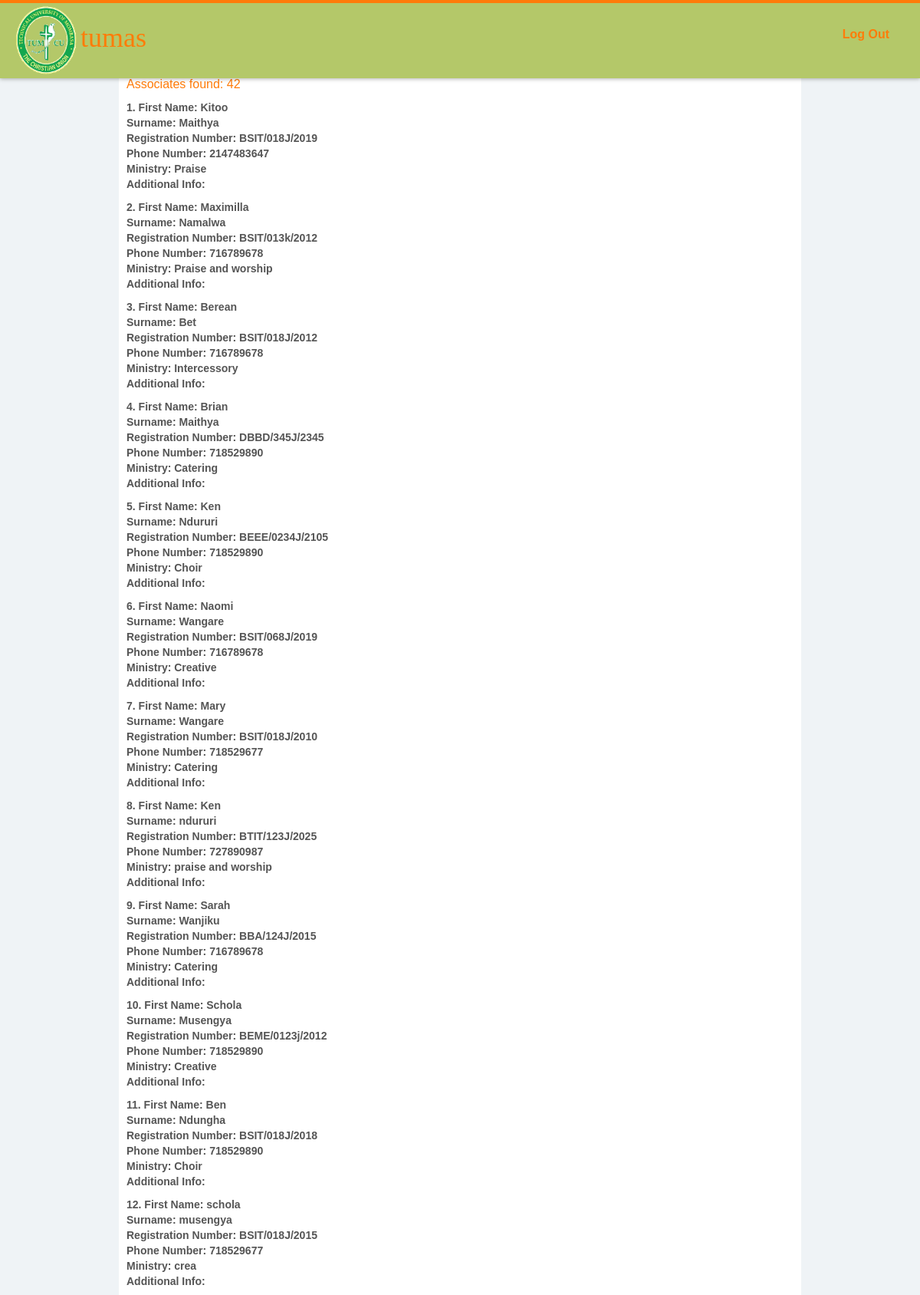
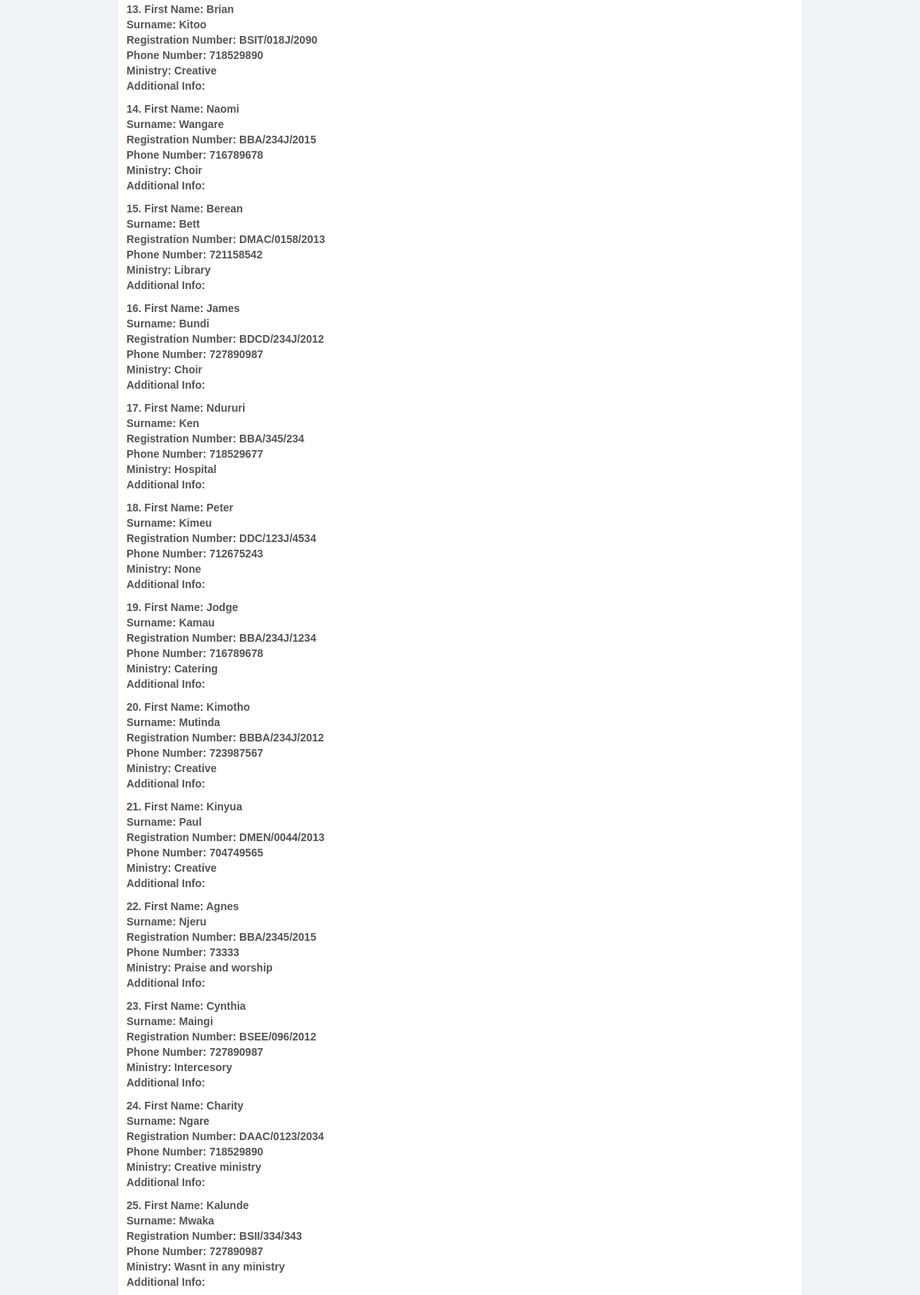
The app's page /admin/available_associates.php (upper part) with its own data (2 pictures, top to bottom).
### tables this page shows
CREATE TABLE IF NOT EXISTS `tumas_associates` (
  `id` int(7) NOT NULL AUTO_INCREMENT,
  `fname` varchar(50) NOT NULL,
  `sname` varchar(20) NOT NULL,
  `reg_number` varchar(20) NOT NULL,
  `year_completed` int(4) NOT NULL,
  `phone_number` int(15) NOT NULL,
  `ministry` varchar(50) NOT NULL,
  PRIMARY KEY (`id`),
  UNIQUE KEY `reg_number` (`reg_number`)
);

### admin/available_associates.php (the view, shortened to what this page needs)
<div class="all_associates">
   <h4>Kindly view associates in the system</h4>
	    <?php
	         require('layout/header.php');
			$query = "select * from tumas_associates";
			$result = mysql_query($query);
			$num_results = mysql_num_rows($result);
			echo "<p>Associates found: ".$num_results."</p>";
			for ($i=0; $i <$num_results; $i++)
			{
			 $row = mysql_fetch_array($result);
			echo "<h5><strong>".($i+1).". First Name: ";
	         echo htmlspecialchars( stripslashes($row["fname"]));
			echo "</strong><br>Surname: ";
			echo htmlspecialchars (stripslashes($row["sname"]));
			echo "<br>Registration Number: ";
			echo htmlspecialchars (stripslashes($row["reg_number"]));
			echo "<br>Phone Number: ";
			echo htmlspecialchars (stripslashes($row["phone_number"]));
			echo "<br>Ministry: ";
			echo htmlspecialchars (stripslashes($row["ministry"]));
			echo "<br>Additional Info: ";
			}
	   ?>
   </div>

### admin/styles.css (style rules this page uses)
p { color:#FF7C09; }

### admin/assets/css/style.css (style rules this page uses)
html { color:#fff; }
body { text-align: left; font-family: 'PT Sans', Helvetica, Arial, sans-serif; color: #555; font-size: 16px; font-weight: 400; background: #f4f4f4; }
strong { font-weight: 700; }
body { background:#eff3f6; }
.all_associates { margin: 30px auto; background-color:#ffffff; width:880px; padding-left:10px; border-bottom:5px solid #FF7C09; box-shadow:1px 1px 1px rgba(0, 0, 0, 0.06) inset,; }
.all_associates h4 { padding-top:40px; font-weight: bold; font-size: 30px; text-align: center; font-family: Arial, Helvetica, sans-serif; text-shadow:2px 3px 3px rgba(0, 0, 0, 0.06) inset, }

### records on screen
tumas_associates: fname "Kitoo", sname "Maithya", reg_number "BSIT/018J/2019", phone_number "2147483647", ministry "Praise"
tumas_associates: fname "Maximilla", sname "Namalwa", reg_number "BSIT/013k/2012", phone_number "716789678", ministry "Praise and worship"
tumas_associates: fname "Berean", sname "Bet", reg_number "BSIT/018J/2012", phone_number "716789678", ministry "Intercessory"
tumas_associates: fname "Brian", sname "Maithya", reg_number "DBBD/345J/2345", phone_number "718529890", ministry "Catering"
tumas_associates: fname "Ken", sname "Ndururi", reg_number "BEEE/0234J/2105", phone_number "718529890", ministry "Choir"
tumas_associates: fname "Naomi", sname "Wangare", reg_number "BSIT/068J/2019", phone_number "716789678", ministry "Creative"
tumas_associates: fname "Mary", sname "Wangare", reg_number "BSIT/018J/2010", phone_number "718529677", ministry "Catering"
tumas_associates: fname "Ken", sname "ndururi", reg_number "BTIT/123J/2025", phone_number "727890987", ministry "praise and worship"
tumas_associates: fname "Sarah", sname "Wanjiku", reg_number "BBA/124J/2015", phone_number "716789678", ministry "Catering"
tumas_associates: fname "Schola", sname "Musengya", reg_number "BEME/0123j/2012", phone_number "718529890", ministry "Creative"
tumas_associates: fname "Ben", sname "Ndungha", reg_number "BSIT/018J/2018", phone_number "718529890", ministry "Choir"
tumas_associates: fname "schola", sname "musengya", reg_number "BSIT/018J/2015", phone_number "718529677", ministry "crea"
tumas_associates: fname "Brian", sname "Kitoo", reg_number "BSIT/018J/2090", phone_number "718529890", ministry "Creative"
tumas_associates: fname "Naomi", sname "Wangare", reg_number "BBA/234J/2015", phone_number "716789678", ministry "Choir"
tumas_associates: fname "Berean", sname "Bett", reg_number "DMAC/0158/2013", phone_number "721158542", ministry "Library"
tumas_associates: fname "James", sname "Bundi", reg_number "BDCD/234J/2012", phone_number "727890987", ministry "Choir"
tumas_associates: fname "Ndururi", sname "Ken", reg_number "BBA/345/234", phone_number "718529677", ministry "Hospital"
tumas_associates: fname "Peter", sname "Kimeu", reg_number "DDC/123J/4534", phone_number "712675243", ministry "None"
tumas_associates: fname "Jodge", sname "Kamau", reg_number "BBA/234J/1234", phone_number "716789678", ministry "Catering"
tumas_associates: fname "Kimotho", sname "Mutinda", reg_number "BBBA/234J/2012", phone_number "723987567", ministry "Creative"
tumas_associates: fname "Kinyua", sname "Paul", reg_number "DMEN/0044/2013", phone_number "704749565", ministry "Creative"
tumas_associates: fname "Agnes", sname "Njeru", reg_number "BBA/2345/2015", phone_number "73333", ministry "Praise and worship"
tumas_associates: fname "Cynthia", sname "Maingi", reg_number "BSEE/096/2012", phone_number "727890987", ministry "Intercesory"
tumas_associates: fname "Charity", sname "Ngare", reg_number "DAAC/0123/2034", phone_number "718529890", ministry "Creative ministry"
tumas_associates: fname "Kalunde", sname "Mwaka", reg_number "BSII/334/343", phone_number "727890987", ministry "Wasnt in any ministry"

### other values on screen
$num_results "42"
